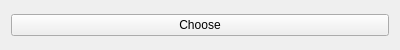
<?xml version="1.0" encoding="UTF-8"?>
<ui version="4.0">
 <class>Widget</class>
 <widget class="QWidget" name="Widget">
  <property name="geometry">
   <rect>
    <x>0</x>
    <y>0</y>
    <width>400</width>
    <height>50</height>
   </rect>
  </property>
  <property name="windowTitle">
   <string>Widget</string>
  </property>
  <layout class="QVBoxLayout" name="verticalLayout">
   <item>
    <widget class="QPushButton" name="pushButton">
     <property name="text">
      <string>Choose</string>
     </property>
    </widget>
   </item>
  </layout>
 </widget>
 <layoutdefault spacing="6" margin="11"/>
 <resources/>
 <connections/>
</ui>
